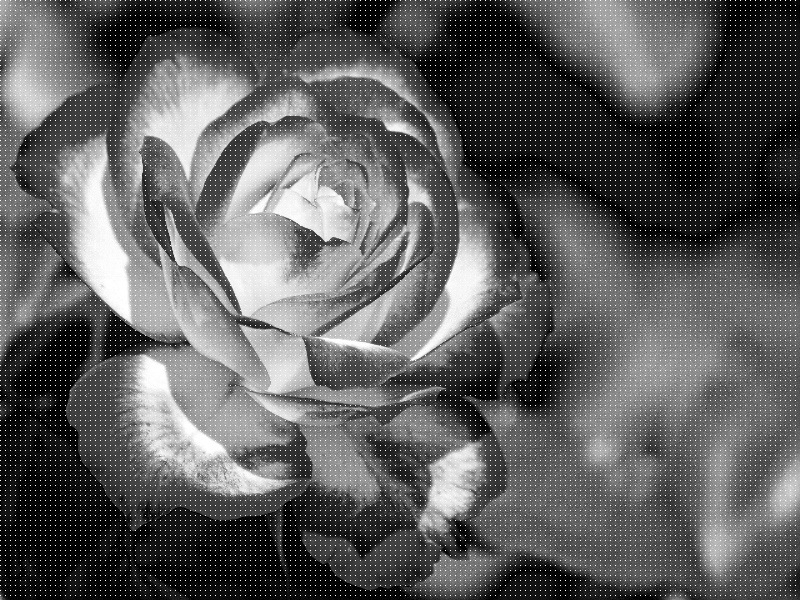
#> input picture Code/Sample Images/flowerSalt.jpg, 800 x 600 px
$ python 'Arithmetic Mean Filter.py'
#> lines starting #> are read from the running program, lines starting #| are printed output that depends on the picture
import cv2.cv2 as cv2
import numpy as np
from PIL import Image
from IPython.display import display

flower = cv2.imread('../../Sample Images/flowerSalt.jpg')
#> flower is the input picture: shape (600, 800, 3); min 0, max 255, mean 93.1
flower = cv2.resize(flower, (800, 600))

# filter = np.array([(1, 1, 1), (1, 1, 1), (1, 1, 1)]) * (1 / 9)  # filter 3x3
filter = np.array([(1, 1, 1, 1, 1), (1, 1, 1, 1, 1), (1, 1, 1, 1, 1), (1, 1, 1, 1, 1), (1, 1, 1, 1, 1)]) * (1/25)

img_shape = flower.shape
#> img_shape = (600, 800, 3)
filter_shape = filter.shape

flower_gray = cv2.cvtColor(flower, cv2.COLOR_BGR2GRAY)
cv2.imshow("Before filter", flower_gray)

# add padding to maintain size after filtering
row = img_shape[0] + filter_shape[0] - 1
#> row = 604
col = img_shape[1] + filter_shape[1] - 1
#> col = 804
new_img_arr = np.zeros((row, col))

for i in range(img_shape[0]):
    for j in range(img_shape[1]):
        new_img_arr[i + int((filter_shape[0] - 1) / 2), j + int((filter_shape[1] - 1) / 2)] = flower_gray[i, j]
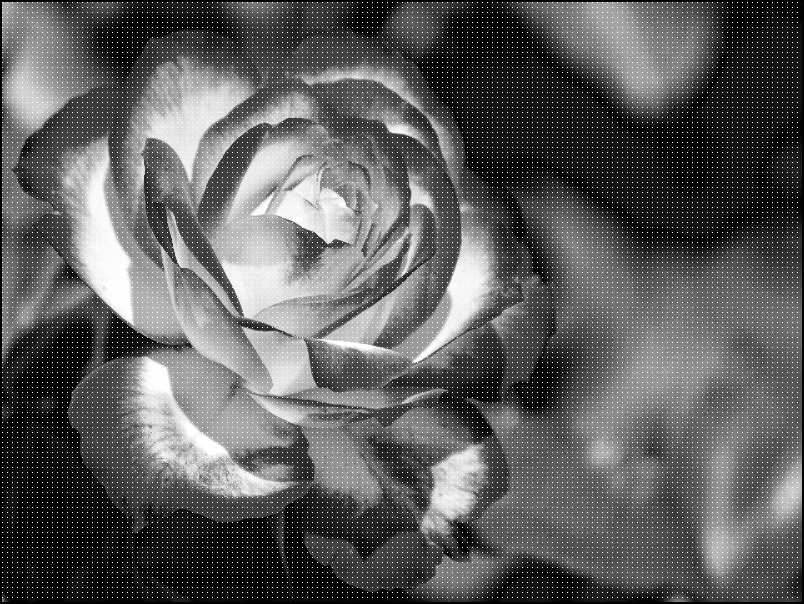
#> new_img_arr: shape (604, 804) float64; min 0, max 255, mean 92

print(new_img_arr)
#> (printed output is left out)

for i in range(img_shape[0]):
    for j in range(img_shape[1]):
        temp = new_img_arr[i:i + filter_shape[0], j:j + filter_shape[1]]
        res = np.sum(temp * filter)
        flower_gray[i, j] = res
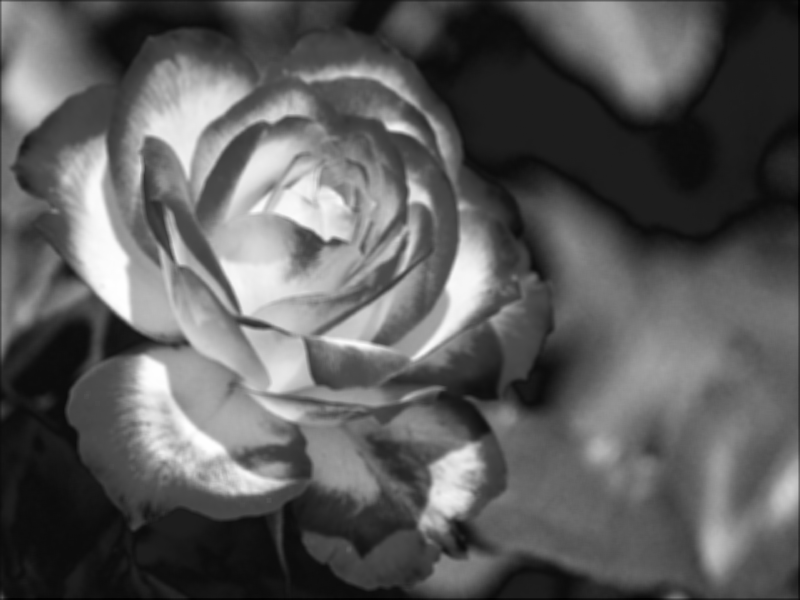
#> flower_gray: shape (600, 800); min 1, max 254, mean 92.4

cv2.imshow("After filter", flower_gray)
cv2.waitKey(0)

$ run again, with Code/Sample Images/img.png saved as Code/Sample Images/flowerSalt.jpg
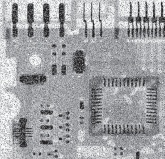
#> input picture Code/Sample Images/img.png, 165 x 159 px
#> flower is the input picture: shape (159, 165, 3); mean B, G, R 165.6, 162.4, 161.5
#> `flower = cv2.resize(flower, (800, 600))`:
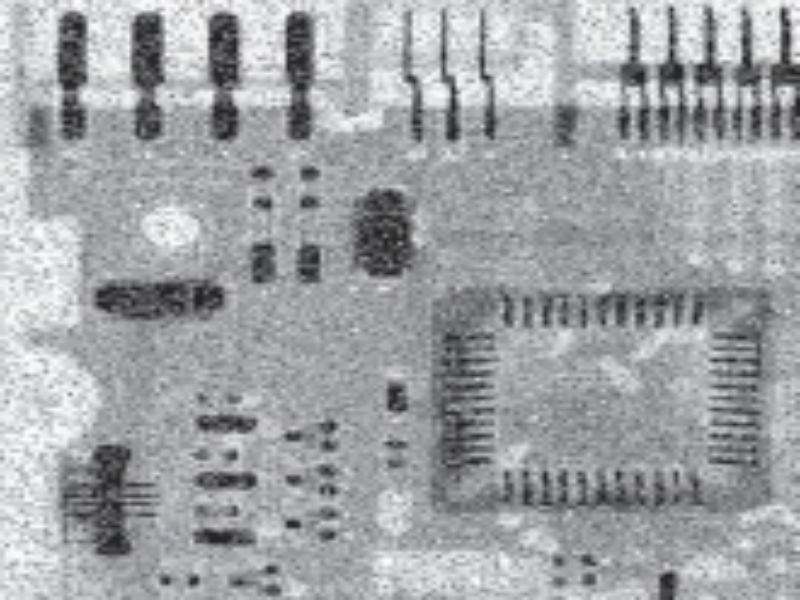
#> flower: shape (600, 800, 3); mean B, G, R 165.5, 162.3, 161.3
#> after the loop `for i in range(img_shape[0]):`:
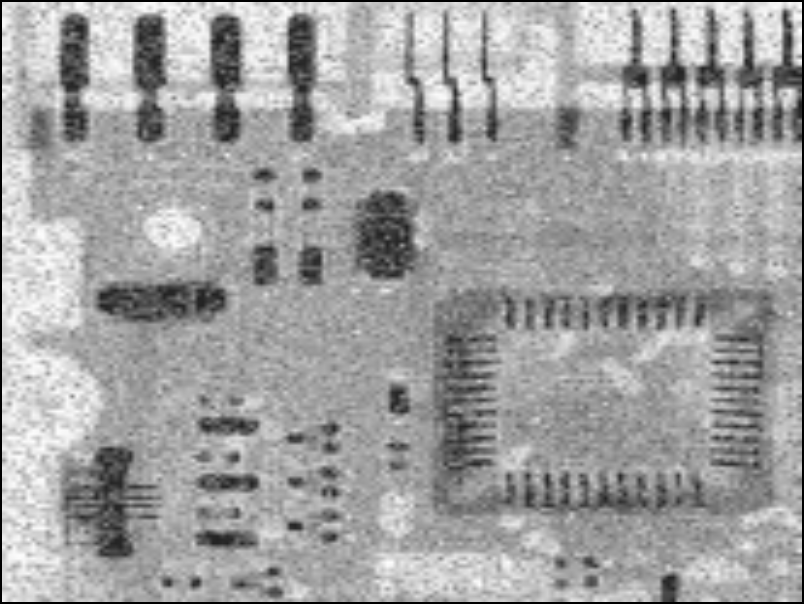
#> new_img_arr: shape (604, 804) float64; min 0, max 254, mean 160.4
#> (printed output is left out)
